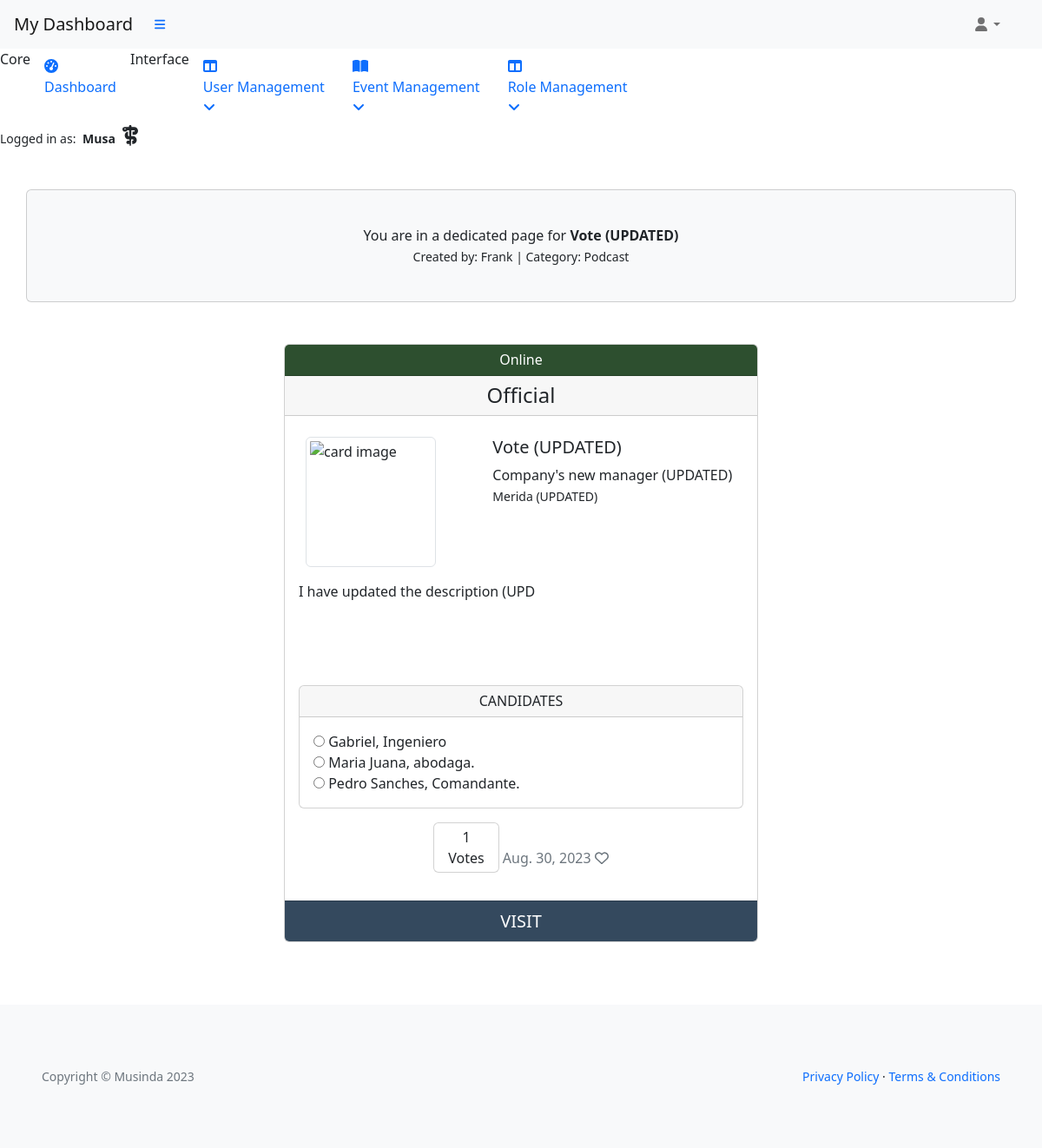
Page /office/single/card/vote/ (signed in) on the earlier database version.
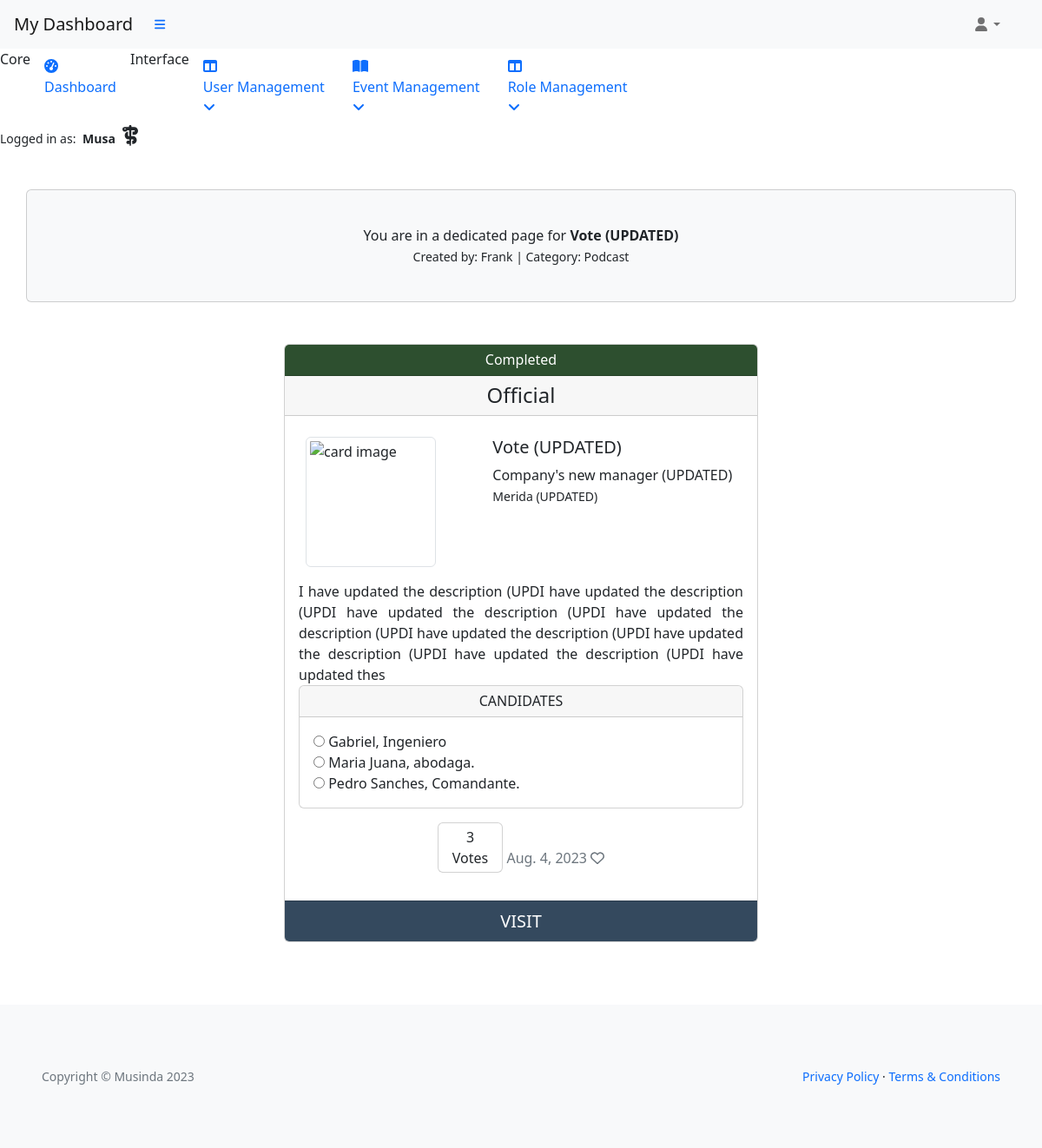
Same page on the later database version.
### vote_management/models.py (models this page shows, shortened)
class VoteCard(models.Model):
    title = models.CharField(max_length=80, unique=True)
    slug = models.SlugField(max_length=200, unique=True)
    author = models.ForeignKey(
        'musa.UserProfile', on_delete=models.CASCADE, related_name="card_author")
    category = models.ForeignKey(
        Category, on_delete=models.CASCADE, related_name="categories")
    mission = models.CharField(max_length=80)
    location = models.CharField(max_length=80)
    description = models.TextField(max_length=264)
    expire = models.DateField()
    event_image = CloudinaryField('image', default='placeholder')
    vote_record = models.ManyToManyField('musa.UserProfile', through='VoteRecord',
                                         related_name='user_votes', blank=True)
    candidates = models.ManyToManyField('ElectedPerson', related_name='vote_cards',
                                        blank=True)
    status = models.IntegerField(choices=STATUS, default=0)
    excerpt = models.TextField(blank=True)
    type = models.IntegerField(choices=CARD_TYPE, default=0)
    created_on = models.DateField(auto_now_add=True)
    class Meta:
        ordering = ['-created_on']
    def number_of_votes(self):
        return self.vote_record.count()

class Category(models.Model):
    category_name = models.CharField(max_length=50, unique=True)
    class Meta:
        ordering = ['category_name']
        verbose_name_plural = "Categories"
    def __str__(self):
        return self.category_name

### musa/models.py (models this page shows)
class UserProfile(AbstractUser):
    verified = models.BooleanField(default=False)
    role = models.IntegerField(choices=ROLES, default=0)
    user_card = models.ManyToManyField(
        'vote_management.VoteCard', through='vote_management.VoteRecord', related_name='user_cards')
    class Meta:
        ordering = ['username']
    def __str__(self):
        return self.username

### vote_management/views.py (the view)
# urls.py: path('office/single/card/<slug:slug>/', AdminCardDetailView.as_view(),
class AdminCardDetailView(AdminRequiredMixin, View):
    template_name = 'backend/admin-dashboard/single_card_admin.html'
    def get(self, request, slug, *args, **kwargs):
        queryset = VoteCard.objects.order_by('-created_on')
        event = get_object_or_404(queryset, slug=slug)
        candidates = event.candidates.all()
        return render(request, "single_card_admin.html",
                      {
                          "event": event,
                          "candidates": candidates,
                          "user_authenticated": request.user.is_authenticated
                      })

### admin_profile/views.py (called while the page is built)
    def test_func(self):
        user_profile = self.request.user
        return user_profile and user_profile.role == 2

### templates/backend/admin-dashboard/single_card_admin.html (shortened to what the changed rows need)
{% extends "backend/admin-dashboard/base.html" %}
{% block content %}
<div class="container px-4 px-lg-0 mt-5">
    <div class="card bg-light my-5 py-4 text-center">
        <div class="card-body">
            <p class="m-0">You are in a dedicated page for <strong>{{ event.title }}
                </strong>
            </p>
            <small>Created by: {{ event.author }} | Category: {{ event.category }}</small>
        </div>
    </div>
    <div class="row gx-4 gx-lg-5 justify-content-center">
        <div class="col-md-6 mb-5">
            <div class="card h-100">
                {% if event.status == 1 or event.status == 3 %}
                <div class="card-header card-header-green text-center h6">{{ event.get_status_display }}</div>
                {% elif event.status == 2%}
                <div class="card-header bg-danger text-center text-white h6">{{ event.get_status_display }}</div>
                {% else %}
                <div class="card-header bg-warning text-center text-white h6">{{ event.get_status_display }}</div>
                {% endif %}
                <div class="card-header text-center h4">{{ event.get_type_display}}</div>
                <div class="card-body card-body-height pb-0">
                    <div class="row mt-2">
                        <div class="col-7 d-inline-block">
                            <span class="">
                                <h5 class="card-title">{{ event.title }}</h5>
                                <p class="mission my-0 fs-6"> {{ event.mission }}</p>
                                <small class="location my-0"> {{ event.location }}</small>
                            </span>
                        </div>
                    </div>
                    <div id="description-single" class="row mt-3">
                        <div class="col">
                            <p class="my-0">
                                {{ event.description|safe }}
                            </p>
                        </div>
                    </div>
                    <div class="row mb-3">
                        <div class="p-3 text-center">
                            <span class="card d-inline-block">
                                <div class="card-body py-1 px-3 text-center m-0">
                                    <span class="card-text">{{ event.number_of_votes }}<br> Votes</span>
                                </div>
                            </span>
                            <span class="card-text text-muted h6 m-0"> {{ event.expire }}
                                <i class="far fa-heart"></i>
                            </span>
                        </div>
                    </div>
                </div>
                <a href="{% url 'card_single' event.slug %}" class="card-footer text-center fs-5">VISIT</a>
            </div>
        </div>
    </div>
</div>
{% endblock content %}

Differences in the rows shown:
changed VoteCard "Official": status "Online" → "Completed"; description "I have updated the description (UPD" → "I have updated the description (UPDI have updated the description (UPDI have updated the description (UPDI have updated the description (UPDI have updated the description (UPDI have updated the description (UPDI have updated the description (UPDI have updated thes"; number_of_votes "1" → "3"; expire "Aug. 30, 2023" → "Aug. 4, 2023"
